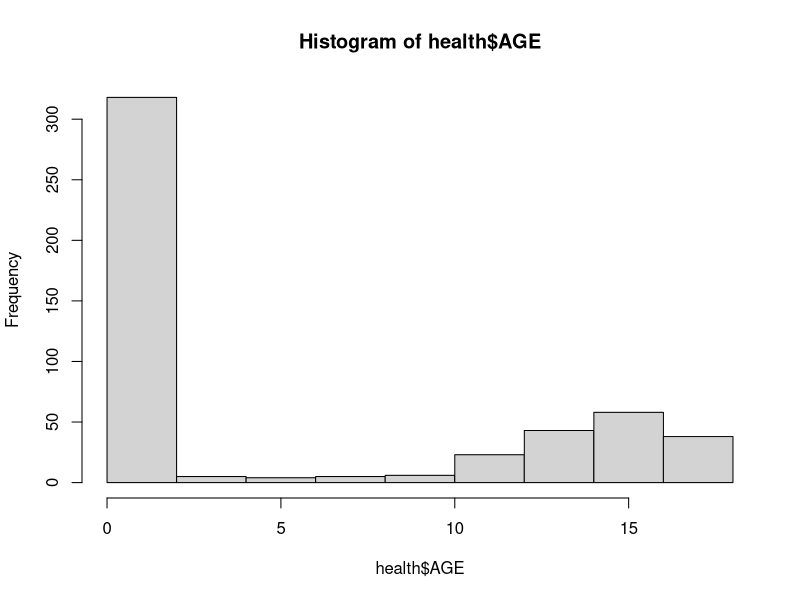
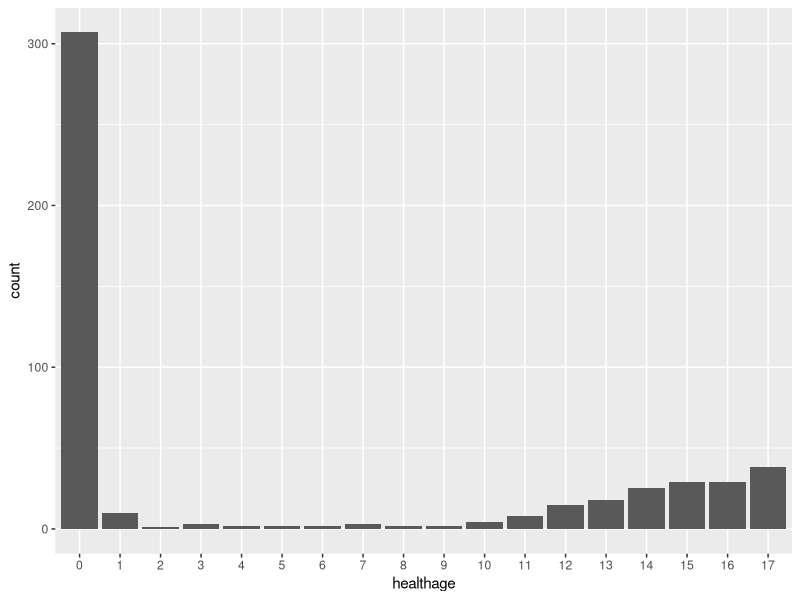
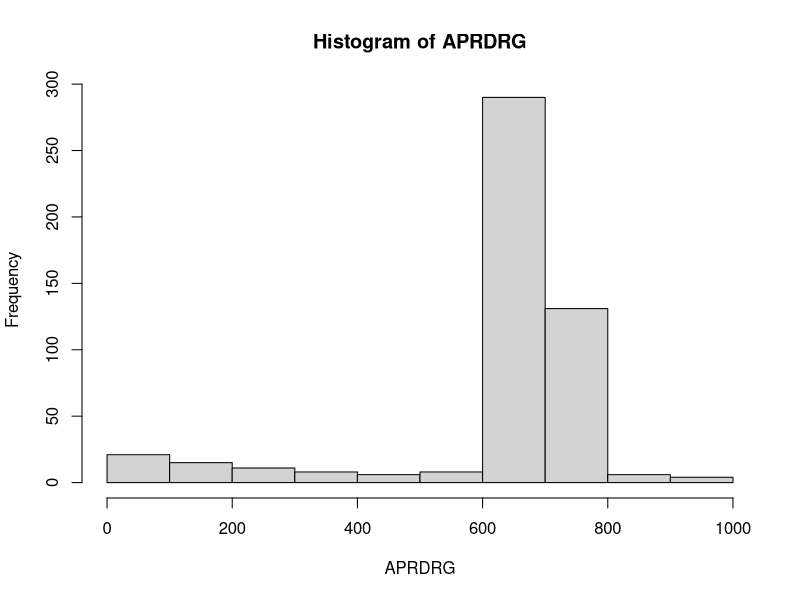
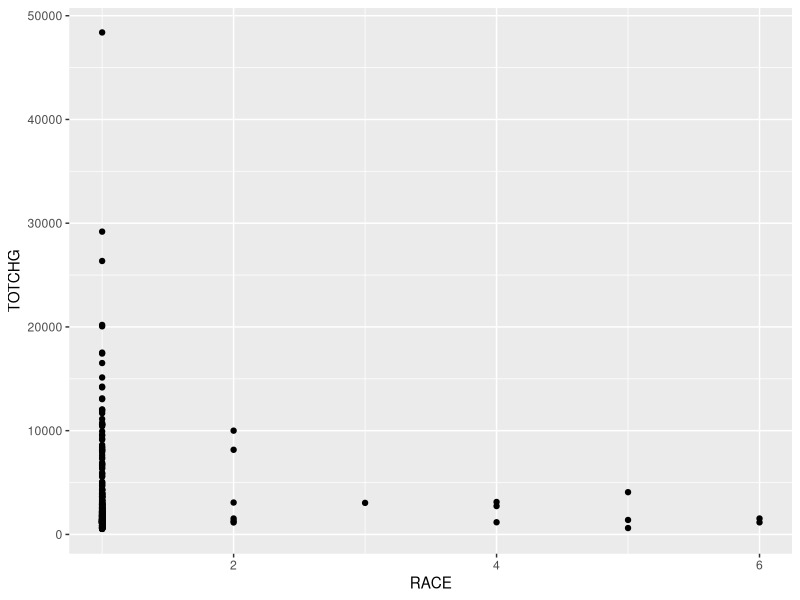
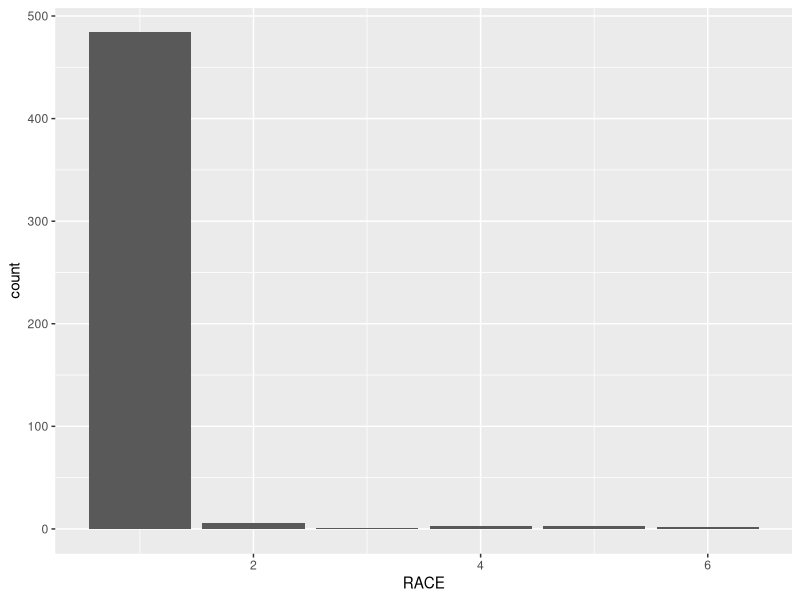
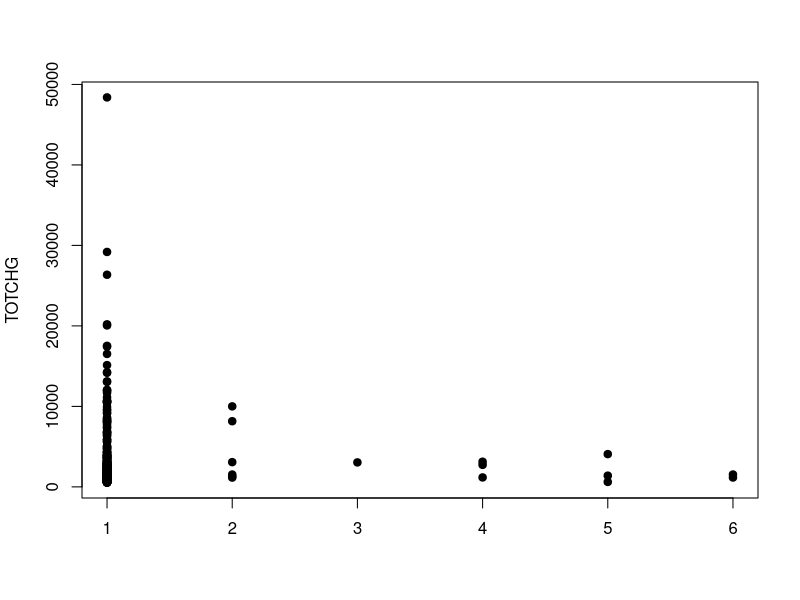
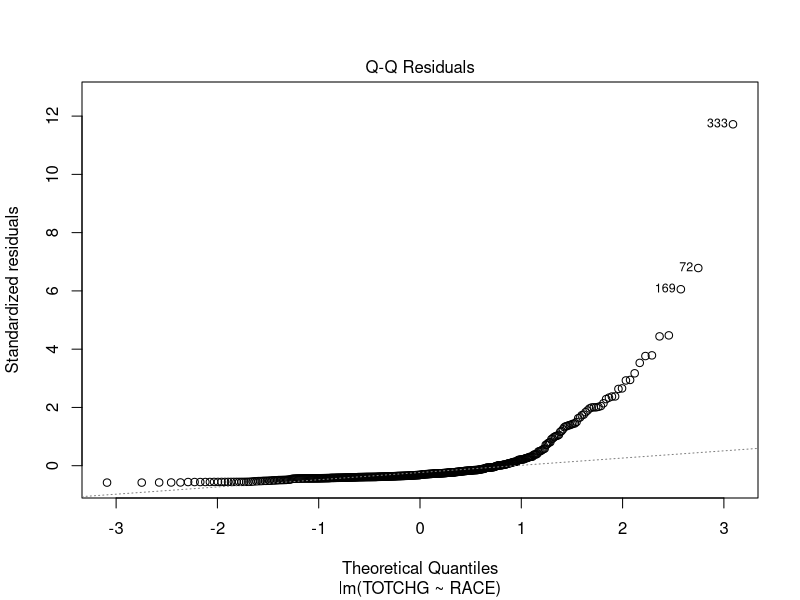
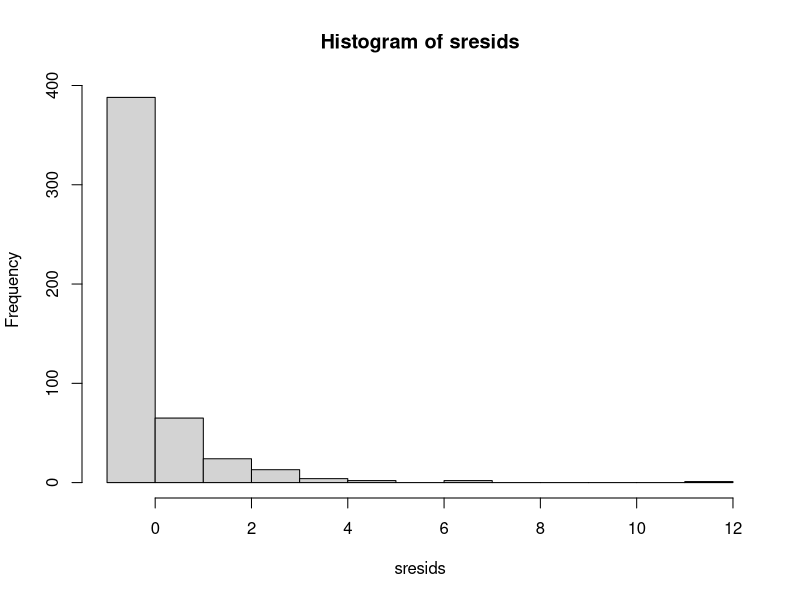

The R script that drew these images, in order:
## ---- chunk 1
install.packages(gdata)
library (gdata)
health=read.csv("1555054100_hospitalcosts - HospitalCosts.csv")
health
## ---- chunk 2
str(health)
summary(health)

## ---- chunk 3
#health$FEMALE = as.factor(health$FEMALE)
#health$AGE = as.factor(health$AGE)
#health$RACE = as.factor(health$RACE)

#str(health)
## ---- chunk 4
hist(health$AGE)

library(dplyr)

arrange(group_by(health, AGE) %>%
  summarise(count=n(),
            sum=sum(TOTCHG)), desc(sum))
## ---- chunk 5

healthage = as.factor(health$AGE) 
  which.max(summary(healthage))
max(summary(healthage))

which.max(tapply(health$TOTCHG,health$AGE,sum))
max(tapply(health$TOTCHG,health$AGE,sum))

## ---- chunk 6

library(ggplot2)
ggplot(health, aes(x=healthage))+geom_bar()


summary(healthage)
## ---- chunk 7
arrange(group_by(health, APRDRG) %>%
  summarise(count=n(),
            sum=sum(TOTCHG)), desc(sum))
## ---- chunk 8

which.max(summary(as.factor(health$APRDRG)))
max(summary(as.factor(health$APRDRG)))
#summary(as.factor(health$APRDRG))
which.max(tapply(health$TOTCHG,health$APRDRG,sum))
max(tapply(health$TOTCHG,health$APRDRG,sum))
## ---- chunk 9
attach(health)

hist(APRDRG)
## ---- chunk 10

#group1=as.factor(health$APRDRG)
#health = mutate(health, TOTCHG1 = TOTCHG/1000)
#table2 = tapply(health$TOTCHG1,group1,sum)
#barplot(table2)
## ---- chunk 11
ggplot(health,aes(x=RACE, y=TOTCHG))+geom_point()
ggplot(health,aes(x=RACE))+geom_bar()
healthrace = as.factor(health$RACE)
summary(healthrace)
## ---- chunk 12

health1 = na.omit(health)
health_anova=aov(TOTCHG~as.factor(RACE), data=health1)
summary(health_anova)

## ---- chunk 13
stripchart(TOTCHG~RACE, vertical = T, pch = 19, data = health1)
analysis=lm(TOTCHG~RACE, data=health1)
summary(analysis)
anova(analysis)
plot(analysis, which=2)
sresids=rstandard(analysis)
hist(sresids)


## ---- chunk 14

healthfemale = as.factor(health$FEMALE)
ggplot(health,aes(x=healthfemale, y=TOTCHG))+geom_point()
ggplot(health,aes(x=healthfemale))+geom_bar()
  
arrange(group_by(health, FEMALE) %>%
  summarise(count=n(),
            sum=sum(TOTCHG)), desc(sum))

model1 = lm(TOTCHG~AGE + FEMALE, data=health1)
summary(model1)
## ---- chunk 15
hist(health$LOS)
boxplot(health$LOS)

model2 = lm(LOS~AGE + FEMALE + RACE, data=health1)
summary(model2)

## ---- chunk 16

model3 = lm(TOTCHG~ ., data=health1)
summary(model3)
